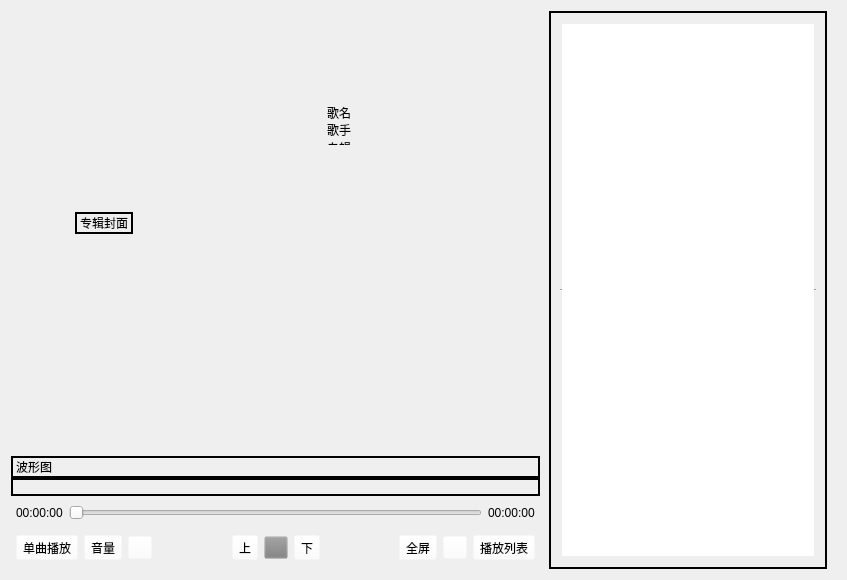
<?xml version="1.0" encoding="UTF-8"?>
<ui version="4.0">
 <class>MainWindow</class>
 <widget class="QMainWindow" name="MainWindow">
  <property name="geometry">
   <rect>
    <x>0</x>
    <y>0</y>
    <width>847</width>
    <height>580</height>
   </rect>
  </property>
  <property name="mouseTracking">
   <bool>true</bool>
  </property>
  <property name="focusPolicy">
   <enum>Qt::StrongFocus</enum>
  </property>
  <property name="windowTitle">
   <string>MainWindow</string>
  </property>
  <property name="iconSize">
   <size>
    <width>40</width>
    <height>40</height>
   </size>
  </property>
  <widget class="QWidget" name="centralwidget">
   <property name="mouseTracking">
    <bool>true</bool>
   </property>
   <property name="focusPolicy">
    <enum>Qt::StrongFocus</enum>
   </property>
   <layout class="QHBoxLayout" name="horizontalLayout_6">
    <property name="spacing">
     <number>0</number>
    </property>
    <property name="leftMargin">
     <number>11</number>
    </property>
    <property name="topMargin">
     <number>11</number>
    </property>
    <property name="rightMargin">
     <number>11</number>
    </property>
    <property name="bottomMargin">
     <number>11</number>
    </property>
    <item>
     <widget class="QWidget" name="MainWidget" native="true">
      <property name="mouseTracking">
       <bool>true</bool>
      </property>
      <property name="focusPolicy">
       <enum>Qt::StrongFocus</enum>
      </property>
      <layout class="QVBoxLayout" name="verticalLayout_2">
       <property name="spacing">
        <number>0</number>
       </property>
       <property name="leftMargin">
        <number>0</number>
       </property>
       <property name="topMargin">
        <number>0</number>
       </property>
       <property name="rightMargin">
        <number>0</number>
       </property>
       <property name="bottomMargin">
        <number>0</number>
       </property>
       <item>
        <widget class="QWidget" name="AudioWidget" native="true">
         <property name="mouseTracking">
          <bool>true</bool>
         </property>
         <layout class="QVBoxLayout" name="verticalLayout_5">
          <property name="spacing">
           <number>0</number>
          </property>
          <property name="leftMargin">
           <number>0</number>
          </property>
          <property name="topMargin">
           <number>0</number>
          </property>
          <property name="rightMargin">
           <number>0</number>
          </property>
          <property name="bottomMargin">
           <number>0</number>
          </property>
          <item>
           <widget class="QWidget" name="AudioShowWidget" native="true">
            <property name="mouseTracking">
             <bool>true</bool>
            </property>
            <layout class="QGridLayout" name="gridLayout">
             <property name="leftMargin">
              <number>0</number>
             </property>
             <property name="topMargin">
              <number>11</number>
             </property>
             <property name="rightMargin">
              <number>0</number>
             </property>
             <property name="bottomMargin">
              <number>11</number>
             </property>
             <item row="0" column="3">
              <spacer name="verticalSpacer">
               <property name="orientation">
                <enum>Qt::Vertical</enum>
               </property>
               <property name="sizeType">
                <enum>QSizePolicy::Expanding</enum>
               </property>
               <property name="sizeHint" stdset="0">
                <size>
                 <width>20</width>
                 <height>60</height>
                </size>
               </property>
              </spacer>
             </item>
             <item row="3" column="3">
              <spacer name="verticalSpacer_2">
               <property name="orientation">
                <enum>Qt::Vertical</enum>
               </property>
               <property name="sizeType">
                <enum>QSizePolicy::Expanding</enum>
               </property>
               <property name="sizeHint" stdset="0">
                <size>
                 <width>20</width>
                 <height>60</height>
                </size>
               </property>
              </spacer>
             </item>
             <item row="1" column="3">
              <widget class="QWidget" name="widget" native="true">
               <layout class="QVBoxLayout" name="verticalLayout_6">
                <item>
                 <widget class="QLabel" name="AudioInfoLabel">
                  <property name="sizePolicy">
                   <sizepolicy hsizetype="Preferred" vsizetype="Expanding">
                    <horstretch>0</horstretch>
                    <verstretch>0</verstretch>
                   </sizepolicy>
                  </property>
                  <property name="styleSheet">
                   <string notr="true"/>
                  </property>
                  <property name="text">
                   <string>&lt;html&gt;&lt;head/&gt;&lt;body&gt;&lt;p style='line-height:30%'&gt;歌名&lt;/p&gt;&lt;p style='line-height:30%'&gt;歌手&lt;/p&gt;&lt;p style='line-height:30%'&gt;专辑&lt;/p&gt;&lt;/body&gt;&lt;/html&gt;</string>
                  </property>
                  <property name="alignment">
                   <set>Qt::AlignCenter</set>
                  </property>
                 </widget>
                </item>
                <item>
                 <widget class="QListWidget" name="LRCWidget">
                  <property name="sizePolicy">
                   <sizepolicy hsizetype="Expanding" vsizetype="Expanding">
                    <horstretch>0</horstretch>
                    <verstretch>0</verstretch>
                   </sizepolicy>
                  </property>
                  <property name="mouseTracking">
                   <bool>true</bool>
                  </property>
                  <property name="styleSheet">
                   <string notr="true">background-color:transparent;
font: 700 9pt &quot;Microsoft YaHei UI&quot;;</string>
                  </property>
                  <property name="frameShape">
                   <enum>QFrame::NoFrame</enum>
                  </property>
                  <item>
                   <property name="text">
                    <string/>
                   </property>
                   <property name="textAlignment">
                    <set>AlignCenter</set>
                   </property>
                  </item>
                 </widget>
                </item>
               </layout>
              </widget>
             </item>
             <item row="1" column="1">
              <widget class="QLabel" name="AlbumCoverLabel">
               <property name="sizePolicy">
                <sizepolicy hsizetype="Fixed" vsizetype="Fixed">
                 <horstretch>0</horstretch>
                 <verstretch>0</verstretch>
                </sizepolicy>
               </property>
               <property name="mouseTracking">
                <bool>true</bool>
               </property>
               <property name="frameShape">
                <enum>QFrame::WinPanel</enum>
               </property>
               <property name="text">
                <string>专辑封面</string>
               </property>
              </widget>
             </item>
             <item row="1" column="2">
              <spacer name="horizontalSpacer_4">
               <property name="orientation">
                <enum>Qt::Horizontal</enum>
               </property>
               <property name="sizeHint" stdset="0">
                <size>
                 <width>40</width>
                 <height>20</height>
                </size>
               </property>
              </spacer>
             </item>
             <item row="1" column="0">
              <spacer name="horizontalSpacer_3">
               <property name="orientation">
                <enum>Qt::Horizontal</enum>
               </property>
               <property name="sizeHint" stdset="0">
                <size>
                 <width>40</width>
                 <height>20</height>
                </size>
               </property>
              </spacer>
             </item>
             <item row="2" column="4">
              <spacer name="horizontalSpacer_5">
               <property name="orientation">
                <enum>Qt::Horizontal</enum>
               </property>
               <property name="sizeType">
                <enum>QSizePolicy::Expanding</enum>
               </property>
               <property name="sizeHint" stdset="0">
                <size>
                 <width>10</width>
                 <height>20</height>
                </size>
               </property>
              </spacer>
             </item>
            </layout>
           </widget>
          </item>
          <item>
           <widget class="QLabel" name="WaveLabel">
            <property name="frameShape">
             <enum>QFrame::WinPanel</enum>
            </property>
            <property name="text">
             <string>波形图</string>
            </property>
           </widget>
          </item>
         </layout>
        </widget>
       </item>
       <item>
        <widget class="QLabel" name="VideoScreenLabel">
         <property name="enabled">
          <bool>true</bool>
         </property>
         <property name="sizePolicy">
          <sizepolicy hsizetype="Minimum" vsizetype="Preferred">
           <horstretch>0</horstretch>
           <verstretch>0</verstretch>
          </sizepolicy>
         </property>
         <property name="mouseTracking">
          <bool>true</bool>
         </property>
         <property name="focusPolicy">
          <enum>Qt::StrongFocus</enum>
         </property>
         <property name="frameShape">
          <enum>QFrame::WinPanel</enum>
         </property>
         <property name="frameShadow">
          <enum>QFrame::Plain</enum>
         </property>
         <property name="lineWidth">
          <number>1</number>
         </property>
         <property name="text">
          <string/>
         </property>
         <property name="alignment">
          <set>Qt::AlignCenter</set>
         </property>
         <property name="margin">
          <number>0</number>
         </property>
        </widget>
       </item>
       <item>
        <widget class="QWidget" name="FunctionWidget" native="true">
         <property name="sizePolicy">
          <sizepolicy hsizetype="Preferred" vsizetype="Fixed">
           <horstretch>0</horstretch>
           <verstretch>0</verstretch>
          </sizepolicy>
         </property>
         <property name="mouseTracking">
          <bool>true</bool>
         </property>
         <layout class="QVBoxLayout" name="verticalLayout_3">
          <property name="leftMargin">
           <number>0</number>
          </property>
          <property name="topMargin">
           <number>0</number>
          </property>
          <property name="rightMargin">
           <number>0</number>
          </property>
          <property name="bottomMargin">
           <number>0</number>
          </property>
          <item>
           <widget class="QWidget" name="ProcessWidget" native="true">
            <property name="sizePolicy">
             <sizepolicy hsizetype="Preferred" vsizetype="Fixed">
              <horstretch>0</horstretch>
              <verstretch>0</verstretch>
             </sizepolicy>
            </property>
            <layout class="QHBoxLayout" name="horizontalLayout_3">
             <property name="leftMargin">
              <number>5</number>
             </property>
             <property name="rightMargin">
              <number>5</number>
             </property>
             <property name="bottomMargin">
              <number>0</number>
             </property>
             <item>
              <widget class="QLabel" name="CurrentTimeLabel">
               <property name="text">
                <string>00:00:00</string>
               </property>
              </widget>
             </item>
             <item>
              <widget class="PlayerSlider" name="ProgressSlider">
               <property name="orientation">
                <enum>Qt::Horizontal</enum>
               </property>
              </widget>
             </item>
             <item>
              <widget class="QLabel" name="TotalTimeLabel">
               <property name="text">
                <string>00:00:00</string>
               </property>
              </widget>
             </item>
            </layout>
           </widget>
          </item>
          <item>
           <widget class="QWidget" name="ButtonWidget" native="true">
            <property name="sizePolicy">
             <sizepolicy hsizetype="Preferred" vsizetype="Fixed">
              <horstretch>0</horstretch>
              <verstretch>0</verstretch>
             </sizepolicy>
            </property>
            <property name="mouseTracking">
             <bool>true</bool>
            </property>
            <layout class="QHBoxLayout" name="horizontalLayout_5">
             <property name="leftMargin">
              <number>5</number>
             </property>
             <property name="topMargin">
              <number>0</number>
             </property>
             <property name="rightMargin">
              <number>5</number>
             </property>
             <property name="bottomMargin">
              <number>0</number>
             </property>
             <item>
              <widget class="QWidget" name="ModeWidget" native="true">
               <property name="sizePolicy">
                <sizepolicy hsizetype="Fixed" vsizetype="Fixed">
                 <horstretch>0</horstretch>
                 <verstretch>0</verstretch>
                </sizepolicy>
               </property>
               <property name="mouseTracking">
                <bool>true</bool>
               </property>
               <layout class="QHBoxLayout" name="horizontalLayout_4">
                <property name="leftMargin">
                 <number>0</number>
                </property>
                <item>
                 <widget class="ChangeButtonColor" name="ModeButton">
                  <property name="mouseTracking">
                   <bool>true</bool>
                  </property>
                  <property name="styleSheet">
                   <string notr="true">background-color: rgba(255, 255, 255, 0);</string>
                  </property>
                  <property name="text">
                   <string>单曲播放</string>
                  </property>
                  <property name="icon">
                   <iconset resource="images.qrc">
                    <normaloff>:/images/PlaySingle.png</normaloff>:/images/PlaySingle.png</iconset>
                  </property>
                 </widget>
                </item>
                <item>
                 <widget class="ChangeButtonColor" name="VoiceButton">
                  <property name="mouseTracking">
                   <bool>true</bool>
                  </property>
                  <property name="styleSheet">
                   <string notr="true">background-color: rgba(255, 255, 255, 0);</string>
                  </property>
                  <property name="text">
                   <string>音量</string>
                  </property>
                  <property name="icon">
                   <iconset resource="images.qrc">
                    <normaloff>:/images/Voice.png</normaloff>:/images/Voice.png</iconset>
                  </property>
                 </widget>
                </item>
                <item>
                 <widget class="ChangeButtonColor" name="SetButton">
                  <property name="mouseTracking">
                   <bool>true</bool>
                  </property>
                  <property name="styleSheet">
                   <string notr="true">background-color: rgba(255, 255, 255, 0);</string>
                  </property>
                  <property name="text">
                   <string/>
                  </property>
                  <property name="icon">
                   <iconset resource="images.qrc">
                    <normaloff>:/images/Set.png</normaloff>:/images/Set.png</iconset>
                  </property>
                 </widget>
                </item>
               </layout>
              </widget>
             </item>
             <item>
              <spacer name="horizontalSpacer">
               <property name="orientation">
                <enum>Qt::Horizontal</enum>
               </property>
               <property name="sizeHint" stdset="0">
                <size>
                 <width>40</width>
                 <height>20</height>
                </size>
               </property>
              </spacer>
             </item>
             <item>
              <widget class="QWidget" name="PlayWidget" native="true">
               <property name="sizePolicy">
                <sizepolicy hsizetype="Fixed" vsizetype="Fixed">
                 <horstretch>0</horstretch>
                 <verstretch>0</verstretch>
                </sizepolicy>
               </property>
               <property name="mouseTracking">
                <bool>true</bool>
               </property>
               <layout class="QHBoxLayout" name="horizontalLayout">
                <item>
                 <widget class="ChangeButtonColor" name="LastVedioButton">
                  <property name="mouseTracking">
                   <bool>true</bool>
                  </property>
                  <property name="styleSheet">
                   <string notr="true">background-color: rgba(255, 255, 255, 0);</string>
                  </property>
                  <property name="text">
                   <string>上</string>
                  </property>
                  <property name="icon">
                   <iconset resource="images.qrc">
                    <normaloff>:/images/Next.png</normaloff>:/images/Next.png</iconset>
                  </property>
                 </widget>
                </item>
                <item>
                 <widget class="ChangeButtonColor" name="PlayButton">
                  <property name="mouseTracking">
                   <bool>true</bool>
                  </property>
                  <property name="styleSheet">
                   <string notr="true">background-color: rgba(128, 128, 128, 0);</string>
                  </property>
                  <property name="text">
                   <string/>
                  </property>
                  <property name="icon">
                   <iconset resource="images.qrc">
                    <normaloff>:/images/Play.png</normaloff>:/images/Play.png</iconset>
                  </property>
                  <property name="checkable">
                   <bool>false</bool>
                  </property>
                  <property name="popupMode">
                   <enum>QToolButton::DelayedPopup</enum>
                  </property>
                 </widget>
                </item>
                <item>
                 <widget class="ChangeButtonColor" name="NextVedioButton">
                  <property name="mouseTracking">
                   <bool>true</bool>
                  </property>
                  <property name="styleSheet">
                   <string notr="true">background-color: rgba(255, 255, 255, 0);</string>
                  </property>
                  <property name="text">
                   <string>下</string>
                  </property>
                  <property name="icon">
                   <iconset resource="images.qrc">
                    <normaloff>:/images/Last.png</normaloff>:/images/Last.png</iconset>
                  </property>
                 </widget>
                </item>
               </layout>
              </widget>
             </item>
             <item>
              <spacer name="horizontalSpacer_2">
               <property name="orientation">
                <enum>Qt::Horizontal</enum>
               </property>
               <property name="sizeHint" stdset="0">
                <size>
                 <width>40</width>
                 <height>20</height>
                </size>
               </property>
              </spacer>
             </item>
             <item>
              <widget class="QWidget" name="ControlWidget" native="true">
               <property name="sizePolicy">
                <sizepolicy hsizetype="Fixed" vsizetype="Fixed">
                 <horstretch>0</horstretch>
                 <verstretch>0</verstretch>
                </sizepolicy>
               </property>
               <property name="mouseTracking">
                <bool>true</bool>
               </property>
               <layout class="QHBoxLayout" name="horizontalLayout_2">
                <property name="rightMargin">
                 <number>0</number>
                </property>
                <item>
                 <widget class="ChangeButtonColor" name="FullScreenButton">
                  <property name="mouseTracking">
                   <bool>true</bool>
                  </property>
                  <property name="styleSheet">
                   <string notr="true">background-color: rgba(255, 255, 255, 0);</string>
                  </property>
                  <property name="text">
                   <string>全屏</string>
                  </property>
                  <property name="icon">
                   <iconset resource="images.qrc">
                    <normaloff>:/images/FullScreen.png</normaloff>:/images/FullScreen.png</iconset>
                  </property>
                 </widget>
                </item>
                <item>
                 <widget class="ChangeButtonColor" name="AddButton">
                  <property name="mouseTracking">
                   <bool>true</bool>
                  </property>
                  <property name="styleSheet">
                   <string notr="true">background-color: rgba(255, 255, 255, 0);</string>
                  </property>
                  <property name="text">
                   <string/>
                  </property>
                  <property name="icon">
                   <iconset resource="images.qrc">
                    <normaloff>:/images/Plus.png</normaloff>:/images/Plus.png</iconset>
                  </property>
                 </widget>
                </item>
                <item>
                 <widget class="ChangeButtonColor" name="PlayListButton">
                  <property name="mouseTracking">
                   <bool>true</bool>
                  </property>
                  <property name="styleSheet">
                   <string notr="true">background-color: rgba(255, 255, 255, 0);</string>
                  </property>
                  <property name="text">
                   <string>播放列表</string>
                  </property>
                  <property name="icon">
                   <iconset resource="images.qrc">
                    <normaloff>:/images/PlayList.png</normaloff>:/images/PlayList.png</iconset>
                  </property>
                 </widget>
                </item>
               </layout>
              </widget>
             </item>
            </layout>
           </widget>
          </item>
         </layout>
        </widget>
       </item>
      </layout>
     </widget>
    </item>
    <item>
     <widget class="QWidget" name="PlayListWidget" native="true">
      <property name="enabled">
       <bool>true</bool>
      </property>
      <property name="sizePolicy">
       <sizepolicy hsizetype="Preferred" vsizetype="Preferred">
        <horstretch>0</horstretch>
        <verstretch>0</verstretch>
       </sizepolicy>
      </property>
      <property name="mouseTracking">
       <bool>true</bool>
      </property>
      <layout class="QVBoxLayout" name="verticalLayout">
       <property name="topMargin">
        <number>0</number>
       </property>
       <property name="bottomMargin">
        <number>0</number>
       </property>
       <item>
        <widget class="QScrollArea" name="ScrollArea">
         <property name="sizePolicy">
          <sizepolicy hsizetype="Fixed" vsizetype="Expanding">
           <horstretch>0</horstretch>
           <verstretch>0</verstretch>
          </sizepolicy>
         </property>
         <property name="mouseTracking">
          <bool>true</bool>
         </property>
         <property name="frameShape">
          <enum>QFrame::WinPanel</enum>
         </property>
         <property name="frameShadow">
          <enum>QFrame::Plain</enum>
         </property>
         <property name="widgetResizable">
          <bool>true</bool>
         </property>
         <widget class="QWidget" name="ScrollAreaWidgetContents">
          <property name="geometry">
           <rect>
            <x>0</x>
            <y>0</y>
            <width>278</width>
            <height>554</height>
           </rect>
          </property>
          <property name="mouseTracking">
           <bool>true</bool>
          </property>
          <layout class="QVBoxLayout" name="verticalLayout_4">
           <item>
            <widget class="MyListWidget" name="ListWidget">
             <property name="sizePolicy">
              <sizepolicy hsizetype="Preferred" vsizetype="Expanding">
               <horstretch>0</horstretch>
               <verstretch>0</verstretch>
              </sizepolicy>
             </property>
             <property name="minimumSize">
              <size>
               <width>100</width>
               <height>0</height>
              </size>
             </property>
             <property name="mouseTracking">
              <bool>true</bool>
             </property>
             <property name="focusPolicy">
              <enum>Qt::StrongFocus</enum>
             </property>
             <property name="frameShape">
              <enum>QFrame::HLine</enum>
             </property>
             <property name="dragDropMode">
              <enum>QAbstractItemView::InternalMove</enum>
             </property>
             <property name="selectionMode">
              <enum>QAbstractItemView::ExtendedSelection</enum>
             </property>
             <property name="movement">
              <enum>QListView::Free</enum>
             </property>
            </widget>
           </item>
          </layout>
         </widget>
        </widget>
       </item>
      </layout>
     </widget>
    </item>
   </layout>
  </widget>
 </widget>
 <customwidgets>
  <customwidget>
   <class>PlayerSlider</class>
   <extends>QSlider</extends>
   <header location="global">playerslider.h</header>
  </customwidget>
  <customwidget>
   <class>ChangeButtonColor</class>
   <extends>QToolButton</extends>
   <header location="global">changebuttoncolor.h</header>
  </customwidget>
  <customwidget>
   <class>MyListWidget</class>
   <extends>QListWidget</extends>
   <header location="global">mylistwidget.h</header>
  </customwidget>
 </customwidgets>
 <resources>
  <include location="images.qrc"/>
 </resources>
 <connections/>
</ui>
